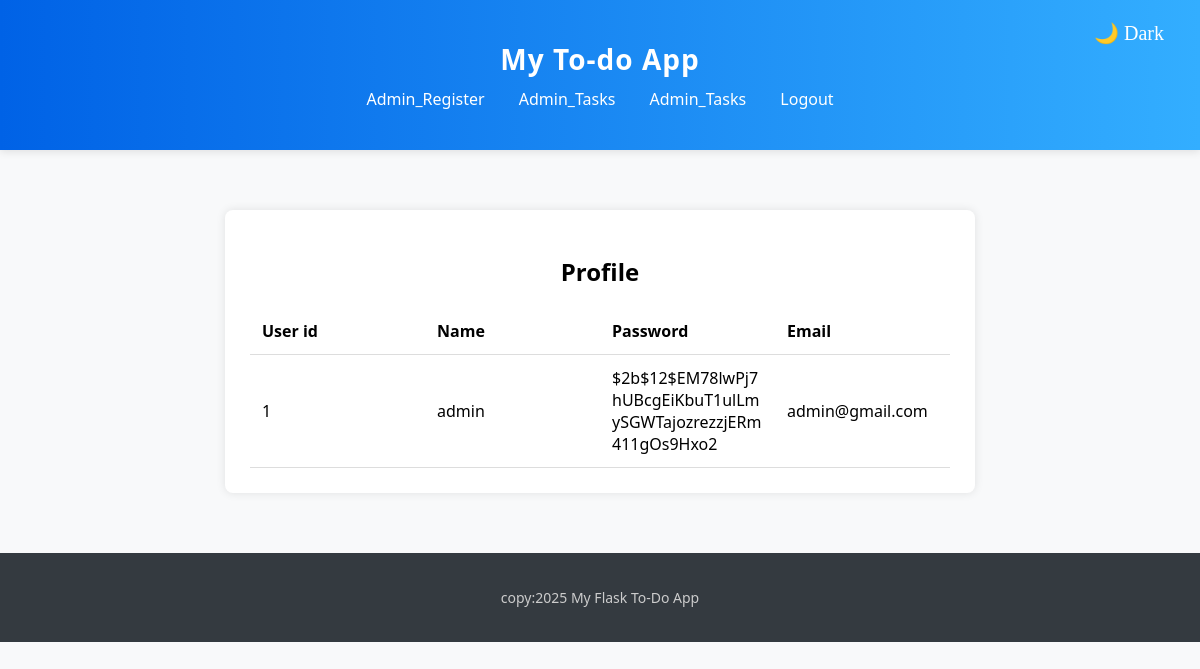
The app's page /profile (signed in), older data.
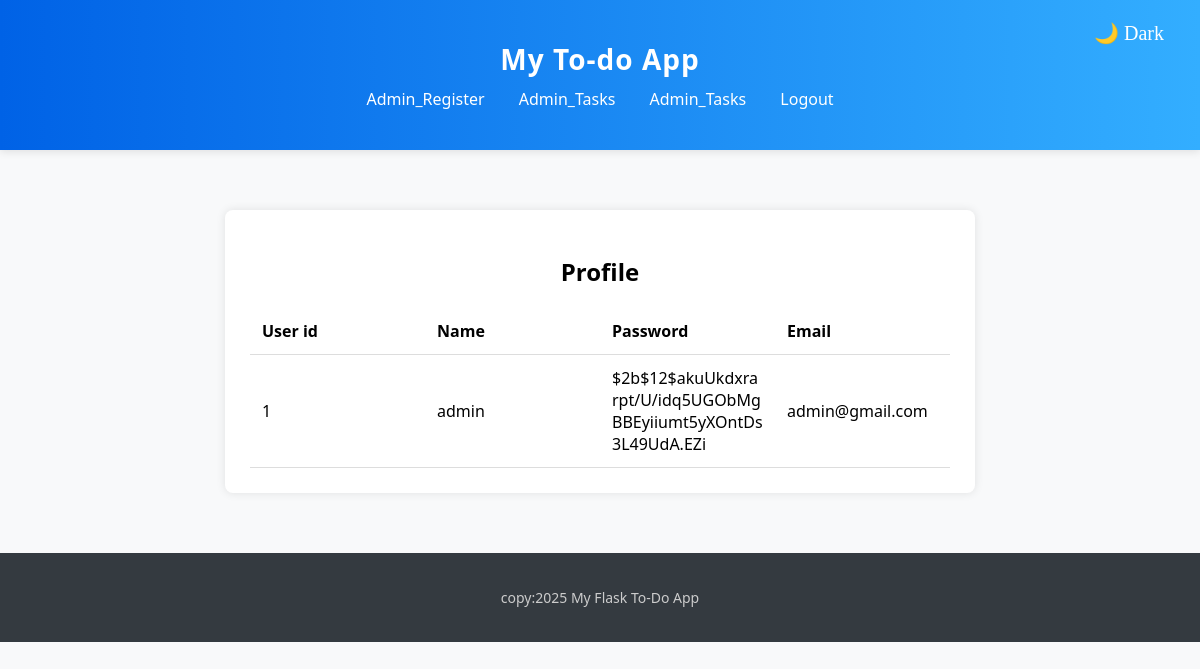
The same page, newer data.
### app/models.py (models this page shows)
class Register(db.Model):
    __tablename__='register'
    uid=db.Column(db.Integer,primary_key=True)
    username=db.Column(db.String(100),nullable=False)
    password=db.Column(db.String(100),nullable=False)
    email=db.Column(db.String(200),unique=True)
    role=db.Column(db.String(20),default="user")
    tasks = db.relationship('Task', backref='user', lazy=True)

### app/routes/tasks.py (the view)
@tasks_bp.route('/profile')
def profile():
    if 'user_id' not in session:
        return redirect(url_for('auth.login'))
    else:
        user = Register.query.filter_by(uid=session['user_id']).first()
        return render_template('profile.html',data=user)

### app/templates/profile.html (shortened to what this page needs)
{% extends "base.html" %}
{% block content %}
<div class="task-box" style="word-wrap: break-word;
    word-break: break-word;
    white-space: normal;" >
    <h2 style="text-align: center;">Profile</h2>
    <table class="task-table">
            <thead>
                <tr>
                    <th>User id</th>
                    <th>Name</th>
                    <th>Password</th>
                    <th>Email</th>
                </tr>
            </thead>
            <tbody>
                <tr>
                    <td>{{data.uid}}</td>
                    <td>{{data.username}}</td>
                    <td>{{data.password}}</td>
                    <td>{{data.email}}</td>
                </tr>
            </tbody>
        </table>
</div>
{% endblock %}

Row changes from the older to the newer data that the page shows:
changed Register "admin": password "$2b$12$EM78lwPj7hUBcgEiKbuT1ulLmySGWTajozrezzjERm411gOs9Hxo2" → "$2b$12$akuUkdxrarpt/U/idq5UGObMgBBEyiiumt5yXOntDs3L49UdA.EZi"
